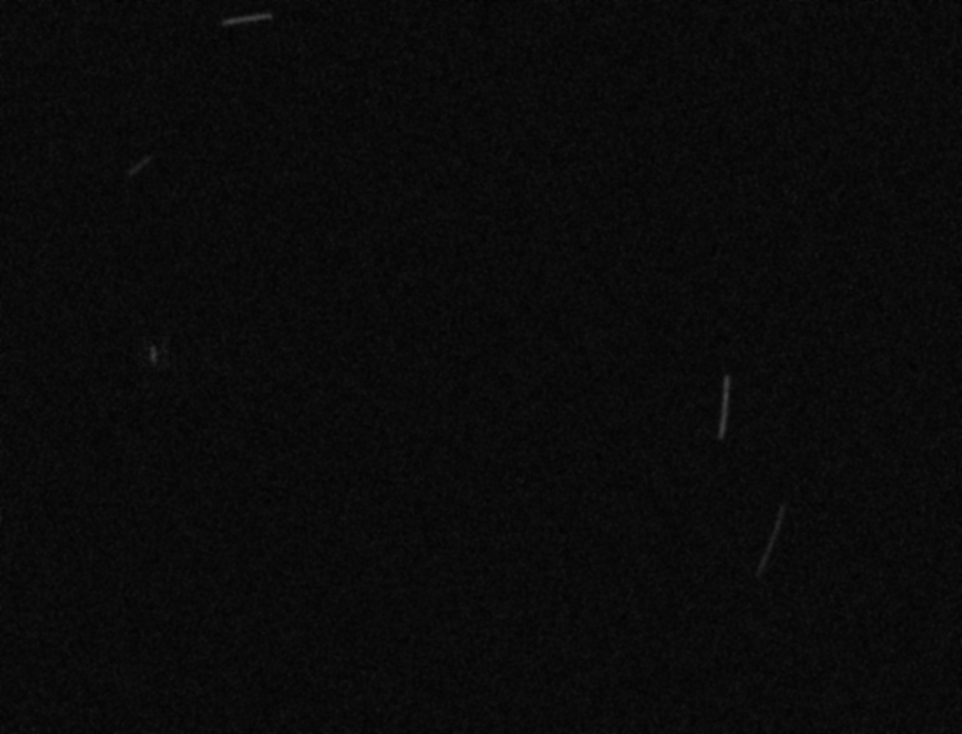
#> input picture sssd.png, 962 x 734 px, shrunk from 1416 x 1080 before the run
$ jupyter execute --allow-errors dev.ipynb   (older library calls are emulated)
#> lines starting #> are read from the running program, lines starting #| are printed output that depends on the picture; after the words box and inside, x2 and y2 are one past the last pixel; in counts of white or black regions, pixels touching at a corner belong together; long printed decimals are rounded
[cell 1]
import pandas as pd
import numpy as np
from scipy.stats import entropy
from PIL import Image
import cv2
import matplotlib.pyplot as plt
from sklearn.decomposition import PCA
from sklearn.cluster import DBSCAN

[cell 2]
import pandas as pd
import numpy as np
from scipy.stats import entropy
from PIL import Image
import cv2
import matplotlib.pyplot as plt
from sklearn.decomposition import PCA
from sklearn.cluster import DBSCAN

[cell 3]
def pca(points, xref, yref):
    data = points.T
    pca = PCA()   #保留所有成分
    pca.fit(data)
    # print(pca.explained_variance_ratio_)
    k = pca.components_[0, 1] / pca.components_[0, 0]
    b = np.mean(yref + points[1]) + 1 / k * (xref + np.mean(points[0]))
    # print(np.mean(yref + points[1]), xref + np.mean(points[0]), k, b)
    if pca.explained_variance_ratio_[0] > 0.99: # 第一主成分大于0.98
        return k, b
    else:
        return 0, 0
def threshold(img, percentage = None, num = None):
    """
        阈值化
        方法：根据灰度分布直方图，找到窗口中最亮的若干点
    """
    if num is None and percentage is not None:
        num = img.size * percentage
    if num is None and percentage is None:
        num = img.size * 0.1
    hist = cv2.calcHist([img],[0],None,[256],[0,256])
    cnt = 0
    th = 0
    for k in range(256):
        cnt = cnt + hist[255 - k]
        if cnt > num:
            th = 255 - k - 1
            break
    ret, thImg = cv2.threshold(img,th,255,cv2.THRESH_BINARY)
    return thImg
def Kernel(size, width, theta):
    """
        构造卷积核

    参数：size：卷积核尺寸
          width：正区域宽度
          theta：角度
    注：(size - width)最好是偶数，以使得卷积核对称
    """
    temp = np.zeros((size + 10,size + 10))
    temp [(size - width) // 2 + 5:(size - width) // 2 + 5 + width,:] = 1
    temp = Image.fromarray(temp)
    temp = temp.rotate(theta)
    temp = np.array(temp)
    kernel = temp[5:-5, 5:-5]
    cnt = np.sum(kernel)
    for i in range(size):
        for j in range(size):
            kernel[i, j] = cnt / (cnt - size * size) if kernel[i, j] == 0 else kernel[i, j]
    kernel = kernel / 4
    return kernel
def Cluster(coordins):
    data = coordins.T
    pred = DBSCAN(eps = 20, min_samples = 5).fit_predict(data)
    groups = []
    for i in np.unique(pred):
        cnt = list(pred).count(i)
        if cnt > 0.9 * pred.size:
            groups.append(coordins[:, np.where(pred == i)].squeeze(1))
    # plt.figure()
    # plt.scatter(data[:, 0], data[:, 1], c = pred)
    # plt.show()
    return groups
def filter():
    pass
def Direction_estimate(image):
    row, col = image.shape
    win = 100
    Theta = list([])
    for i in range(row // win):
        for j in range(col // win):
            drawImg = np.zeros((win, win))
            window = image[i * win : (i + 1) * win, j * win : (j + 1) * win]
            mean = np.mean(window)
            if mean > 180:
                continue
            thImg = threshold(window, num = 50)
            points = np.array(np.where(thImg == 255))
            # print(points)
            stdx = np.std(points[0])
            stdy = np.std(points[1])
            if stdx + stdy > 50:
                continue
            # plt.figure()
            # plt.imshow(thImg, cmap = 'gray')
            coordins = np.vstack((points[1], win - 1 - points[0]))
            groups = Cluster(coordins)
            for group in groups:
                # print(group)
                theta = pca(group, win * j, src.shape[0] - win * (i + 1))
                if theta != (0, 0):
                    Theta.append(theta)
                    # plt.figure()
                    # plt.imshow(thImg, cmap = 'gray')
    std = np.std(np.array(Theta)[:, 0])
    if std > 1:  # 如果各个点的角度方差较大，则旋转轴靠近Z轴
        Theta = np.array(Theta)
        A = - np.ones_like(Theta[1:3])
        A[:2, 0] = - 1 / Theta[1:3, 0]
        b = - Theta[1:3, 1]
        A_ = np.linalg.inv(np.dot(A.T, A)).dot(A.T).dot(b)
        plt.figure()
        plt.imshow(src, cmap = 'gray')
        plt.scatter(A_[0], src.shape[0] - A_[1], color = 'r')
        plt.show()
        return [A_[0], src.shape[0] - A_[1]]
    else:
        return [np.mean(np.array(Theta)[:, 0])]

[cell 4]
Kernels = []
for theta in range(-90, 91):
    Kernels.append(Kernel(11, 3, theta))
#> this loop made 181 passes
#> cnt in Kernel on passes 1 to 3: 33, 33, 33
#> pass 1, in Kernel, `temp = Image.fromarray(temp)`:
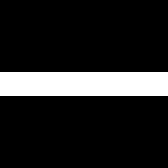
#> temp: PIL image 21x21 F (shown 8 times larger); values 0 (black) and 1 (white), 14.3% white; 1 white region, box (x1, y1, x2, y2) and area: (0, 9, 21, 12) 63
#> pass 1, in Kernel, `temp = temp.rotate(theta)`:
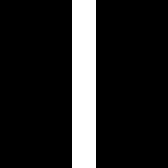
#> temp: PIL image 21x21 F (shown 8 times larger); values 0 (black) and 1 (white), 14.3% white; 1 white region, box (x1, y1, x2, y2) and area: (9, 0, 12, 21) 63
#> after the loop, Kernels = 181 items
def mConv(src, center):
    print(center[0], center[1])
    # center[1] = src.shape[0] - center[1]
    ret = np.zeros_like(src)
    for row in range(6 , (src.shape[0] - 5)):
        for col in range(6 , (src.shape[1] - 5)):
            row = src.shape[0] - row - 1
            kernel = Kernels[(np.arctan((col - center[0])/(row - center[1])) * 180 / np.pi).astype(np.int).item() + 90]
            conv = np.sum(kernel * src[row - 5:row + 6, col - 5:col + 6])
            ret[row, col] = conv if conv >= 0 else 0
            # print((np.arctan((row - center[0])/(col - center[1])) * 180 / np.pi))
            # return ret
            # print(kernel, src[row - 5:row + 6, col - 5:col + 6], ret[row, col])
    return ret

[cell 5]
if __name__ == '__main__':
    src = cv2.imread('sssd.png', 0)
#> src is the input picture: shape (734, 962); min 1, max 65, mean 10.6
    blured = cv2.blur(src, (3, 3))
    directions =  Direction_estimate(blured);
#> after the loop in Direction_estimate, `for i in range(row // win):`:
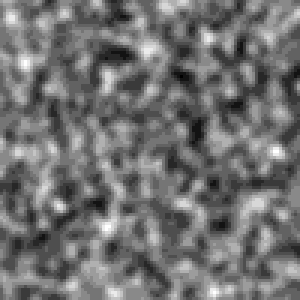
#> window: shape (100, 100) (shown 3 times larger); min 5, max 18, mean 10.8; drawn with min black and max white
#> after the loop in Direction_estimate, `for i in range(row // win):`: Theta = [(0.153, 2329), (8.88, 395.8), (2.54, 491.8)]
#> in Direction_estimate, `std = np.std(np.array(Theta)[:, 0])`: std = 3.68
#> in Direction_estimate, `Theta = np.array(Theta)`: Theta = [[0.153, 2329], [8.88, 395.8], [2.54, 491.8]]
#> in Direction_estimate, `b = - Theta[1:3, 1]`: b = [-395.8, -491.8]
#> in Direction_estimate, `A_ = np.linalg.inv(np.dot(A.T, A)).dot(A.T).dot(b)`: A_ = [342, 357.3]
#> in Direction_estimate, `plt.show()`:
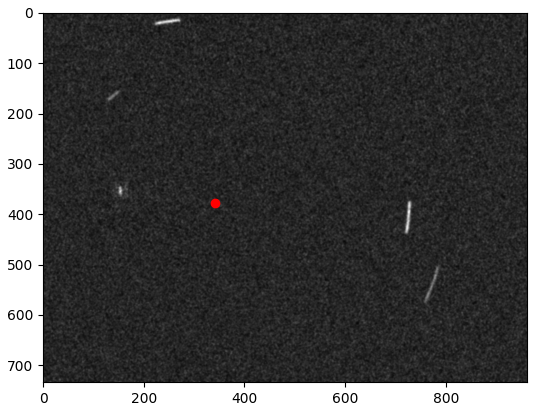
#> figure drawn by matplotlib, 1 panel
#> directions = [342, 376.7]
    print(len(directions))
#| 2
    if len(directions) == 1:
        print(np.arctan(directions) * 180 / np.pi)
        kernel = Kernels[(np.arctan(directions) * 180 / np.pi).astype(np.int).item() + 90]
        plt.imshow(kernel, cmap = 'gray')
        print(src.shape)
        ret = cv2.filter2D(src, -1, kernel)
        plt.imshow(ret, cmap = 'gray')
        print(ret.shape)
    else:
        print(directions)
#| [342.035, 376.704]
        ret = mConv(src, directions)
#| 342.035 376.704
        plt.imshow(ret, cmap = 'gray')
    thImg = threshold(ret, percentage = 0.01)
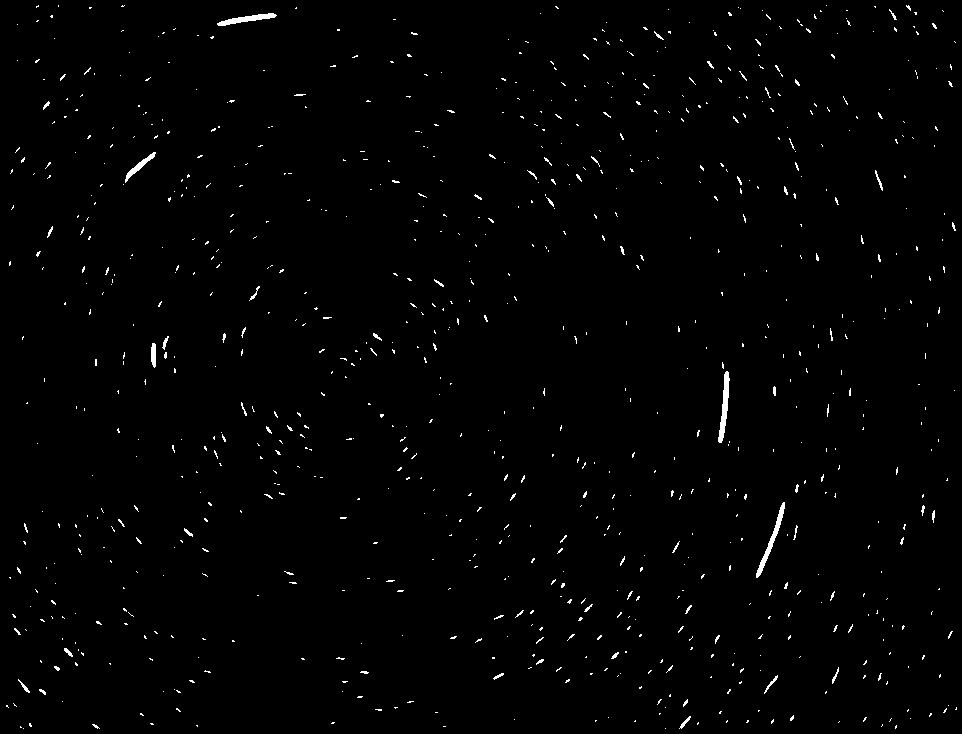
#> thImg: shape (734, 962); 1% white in thin lines or dots
    k = cv2.getStructuringElement(cv2.MORPH_RECT, (1, 1))
    thImg = cv2.morphologyEx(thImg, cv2.MORPH_OPEN, k)
    contours, hierarchy = cv2.findContours(thImg,cv2.RETR_EXTERNAL,cv2.CHAIN_APPROX_NONE)
#> contours = 866 contours, 854 with area under 20; largest, box (x1, y1, x2, y2) and area: (718, 371, 730, 443) 308, (756, 502, 785, 578) 294, (217, 13, 277, 26) 248, (125, 152, 156, 183) 158, (151, 343, 156, 368) 83

[cell 6]
cv2.imwrite('ret.png', ret)
cv2.imwrite('th.png', thImg)
#> Out = True

[cell 7]
ret[:10, :10]

[cell 8]
def drawContour(cImg, star_contour):
    for contour in star_contour:
        cImg[[contour[:, 1], contour[:, 0]]] = 255

[cell 9]
img = np.zeros_like(src)
contour_list = []
for contour in contours:
    # print(cv.contourArea(contour), contour.shape[0])
    if contour.shape[0] > 50:
        contour_list.append(contour.squeeze(1))
#> this loop made 866 passes
#> contour on passes 1 to 3: [[665, 728]], [[23, 728]], [[443, 726], [444, 726], [445, 726], [444, 726]]
#> after the loop, contour_list = 4 items
print(contour_list[0].shape)
#| (152, 2)
#> the loop in drawContour, `for contour in star_contour:` made 1 pass
#> after the loop in drawContour, `for contour in star_contour:`: cImg: shape (734, 962); every value is 0
#> (the rest of this cell did not finish here and is left out)

$ run again, with -21.png copied over sssd.png
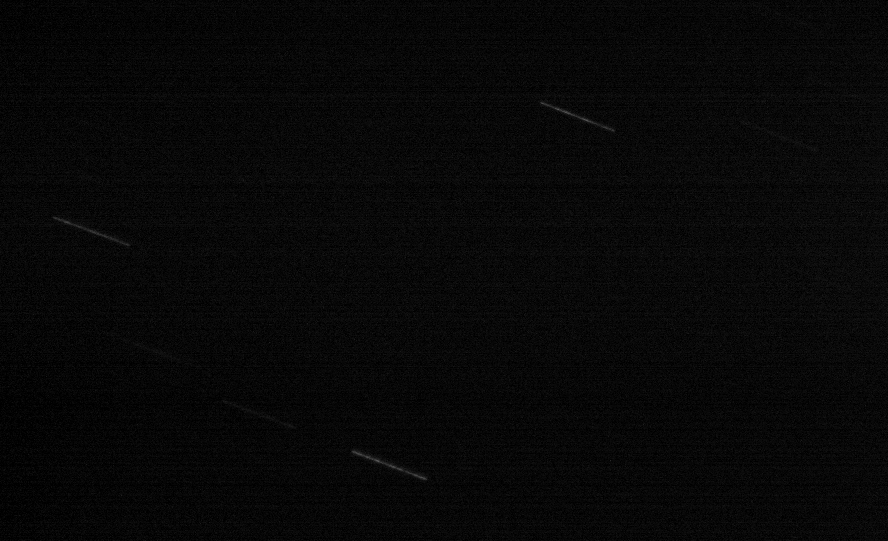
#> input picture -21.png, 888 x 541 px
#> the loop `for theta in range(-90, 91):` made 181 passes
#> cnt in Kernel on passes 1 to 3: 33, 33, 33
#> after the loop `for theta in range(-90, 91):`: Kernels = 181 items
#> src is the input picture: shape (541, 888); min 0, max 90, mean 7.7
#> after the loop in Direction_estimate, `for i in range(row // win):`:
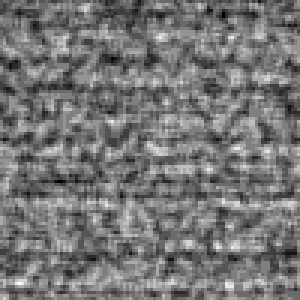
#> window: shape (100, 100) (shown 3 times larger); min 2, max 14, mean 7.55; drawn with min black and max white
#> after the loop in Direction_estimate, `for i in range(row // win):`: Theta = [(-0.39, -1031.8), (-0.363, 94.93), (-0.375, 0.248), (-0.371, -223.8), (-0.37, -594.6), (-0.377, -913.7), (-0.391, -996.5)]
#> std = 0.00969
#> directions = [-0.377]
#| 1
#| [-20.637]
#| (541, 888)
#| (541, 888)
#> thImg: shape (541, 888); 1.1% white in thin lines or dots
#> contours = 1469 contours, 1463 with area under 20; largest, box (x1, y1, x2, y2) and area: (347, 448, 432, 482) 272, (49, 215, 133, 248) 253, (536, 100, 619, 134) 251, (220, 399, 298, 429) 185, (737, 119, 820, 152) 153, (120, 338, 180, 361) 118
#> Out = True
#> the loop `for contour in contours:` made 1469 passes
#> contour on passes 1 to 3: [[872, 540]], [[815, 540]], [[846, 533]]
#> after the loop `for contour in contours:`: contour_list = 6 items
#| (171, 2)
#> the loop in drawContour, `for contour in star_contour:` made 5 passes
#> after the loop in drawContour, `for contour in star_contour:`:
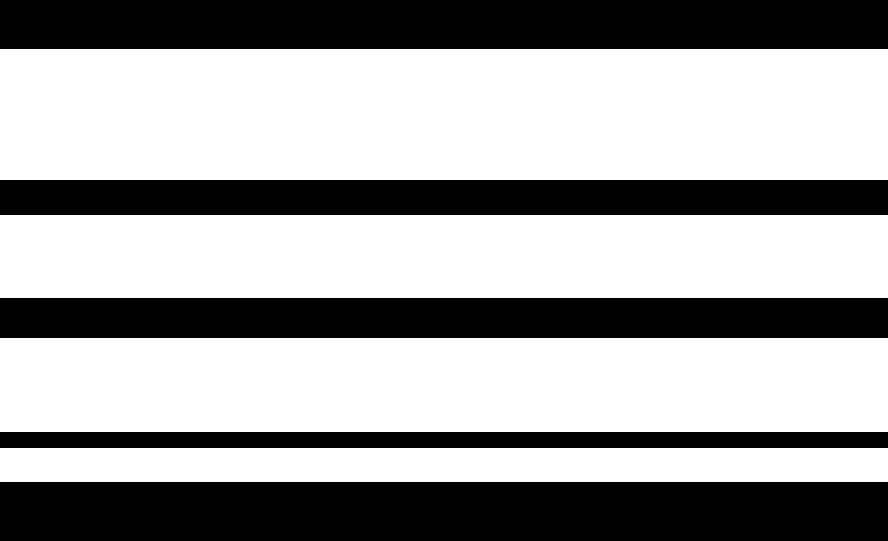
#> cImg: shape (541, 888); 63.2% white; 5 black regions, box (x1, y1, x2, y2) and area: (0, 482, 888, 541) 52392, (0, 0, 888, 49) 43512, (0, 298, 888, 338) 35520, (0, 180, 888, 215) 31080, (0, 432, 888, 448) 14208
